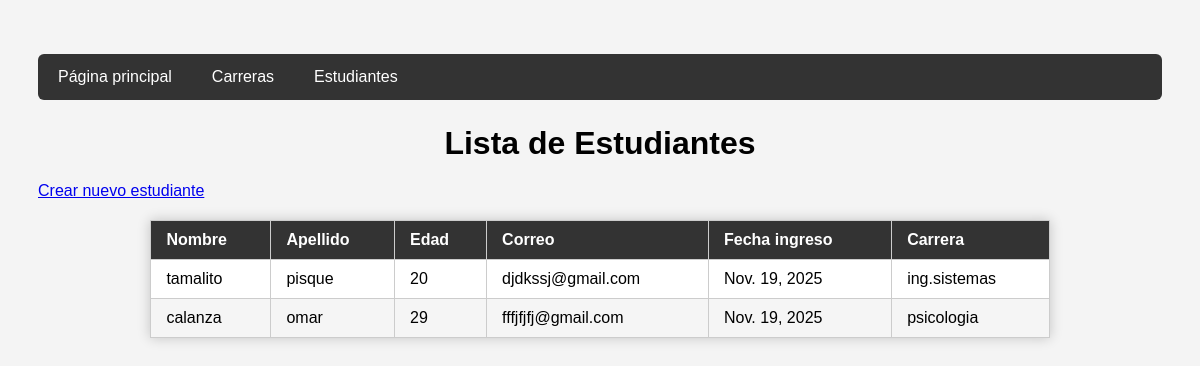
The page /estudiantes/ on the database its author committed.
### app1/models.py (models this page shows, shortened)
class Estudiante(models.Model):
    nombre = models.CharField(max_length=100)
    apellido = models.CharField(max_length=100)
    edad = models.IntegerField()
    correo = models.EmailField()
    fecha_ingreso = models.DateField()
    carrera = models.ForeignKey(Carrera, on_delete=models.CASCADE, default=1)

class Carrera(models.Model):
    nombre = models.CharField(max_length=100)
    duracion = models.IntegerField(help_text="Duración en años")
    facultad = models.CharField(max_length=100)
    descripcion = models.TextField(blank=True, null=True)

### app1/views.py (the view)
# urls.py: path('estudiantes/', views.estudiantes_lista, name="estudiantes_lista"),
def estudiantes_lista(request):
    estudiantes = Estudiante.objects.all()
    return render(request, 'estudiantes.html', {'estudiantes': estudiantes})

### app1/templates/estudiantes.html
{% extends 'base.html' %}
{% block body %}
<h1>Lista de Estudiantes</h1>
<a href="{% url 'estudiante_nuevo' %}">Crear nuevo estudiante</a>
<table border="1">
    <thead>
        <tr>
            <th>Nombre</th>
            <th>Apellido</th>
            <th>Edad</th>
            <th>Correo</th>
            <th>Fecha ingreso</th>
            <th>Carrera</th>
        </tr>
    </thead>
    <tbody>
        {% for e in estudiantes %}
        <tr>
            <td>{{ e.nombre }}</td>
            <td>{{ e.apellido }}</td>
            <td>{{ e.edad }}</td>
            <td>{{ e.correo }}</td>
            <td>{{ e.fecha_ingreso }}</td>
            <td>{{ e.carrera.nombre }}</td>
        </tr>
        {% endfor %}
    </tbody>
</table>
{% endblock %}

### app1/templates/base.html (shortened to what this page needs)
<!DOCTYPE html>
<html lang="en">
<head>
</head>
<body>
    <ul>
        <li><a href="{% url 'home' %}">Página principal</a></li>
        <li><a href="{% url 'carreras_lista' %}">Carreras</a></li>
        <li><a href="{% url 'estudiantes_lista' %}">Estudiantes</a></li>
    </ul>
    {% block body %}
    {% endblock %}
</body>
</html>

### app1/templates/base.html (style rules this page uses)
body { padding: 30px; background: #f4f4f4; font-family: Arial, sans-serif; }
h1 { text-align: center; margin-bottom: 20px; }
ul { list-style: none; padding: 0; background: #333; overflow: hidden; margin-bottom: 25px; border-radius: 6px; }
li { float: left; }
li a { display: block; padding: 14px 20px; color: white; text-decoration: none; }
table { width: 80%; margin: 20px auto; border-collapse: collapse; background: white; box-shadow: 0 0 12px rgba(0,0,0,0.2); font-size: 16px; }
th, td { padding: 10px 15px; border: 1px solid #ccc; text-align: left; }
th { background: #333; color: white; font-weight: bold; }
tr:nth-child(even) { background: #f5f5f5; }

### rows shown on the page
Estudiante: nombre "tamalito", apellido "pisque", edad "20", correo "djdkssj@gmail.com", fecha_ingreso "Nov. 19, 2025", carrera.nombre "ing.sistemas"
Estudiante: nombre "calanza", apellido "omar", edad "29", correo "fffjfjfj@gmail.com", fecha_ingreso "Nov. 19, 2025", carrera.nombre "psicologia"
